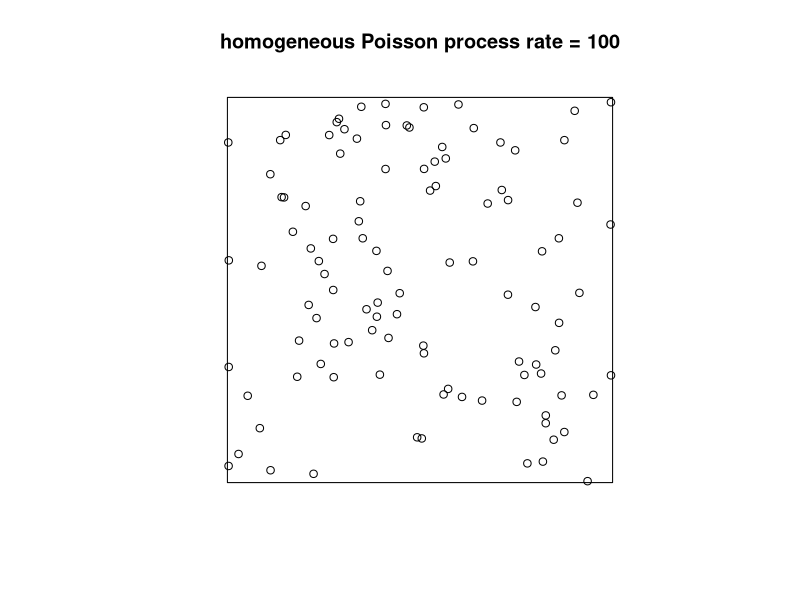
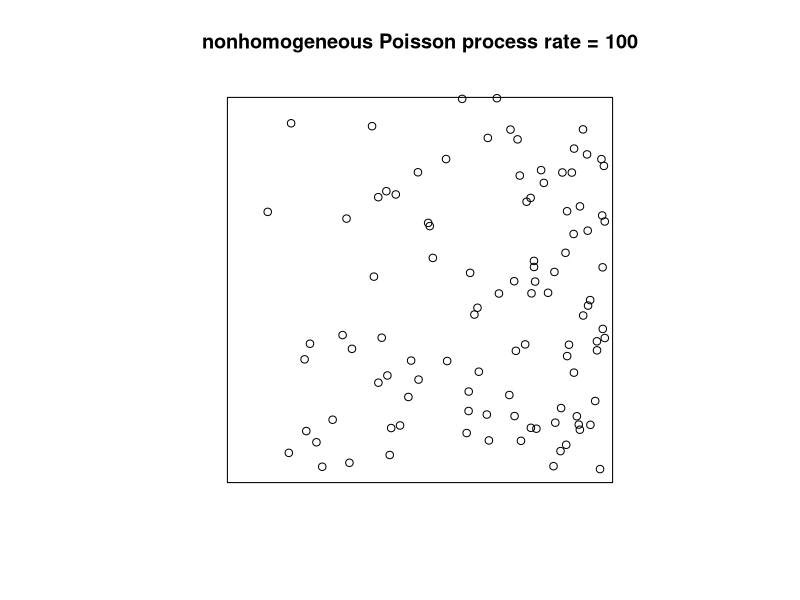
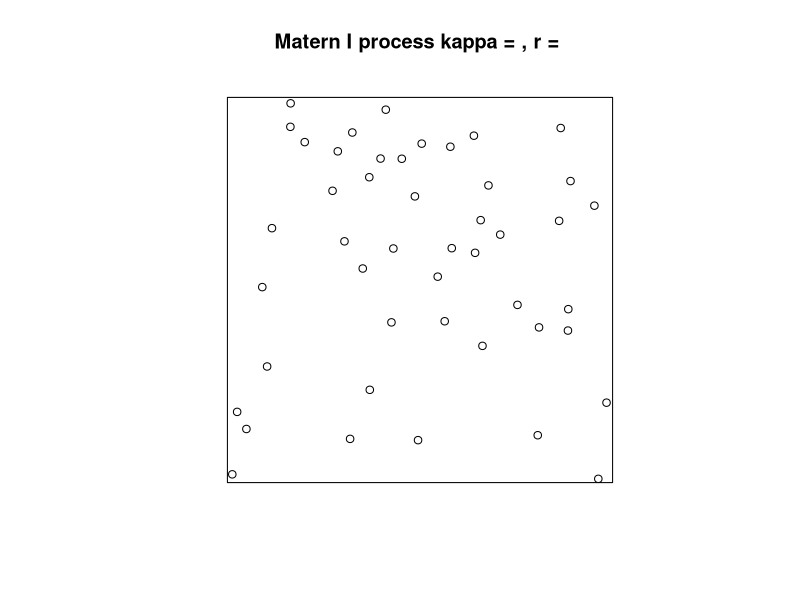
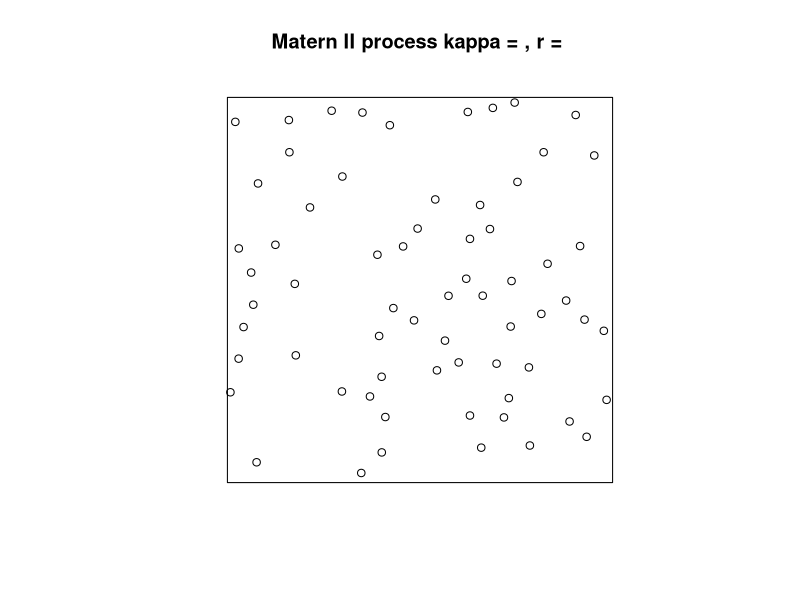

Generate these figures, in order, with R:
## ---- chunk 1
library(spatstat)
## ---- chunk 2
# Check to see how to use the function 
?rpoispp
# Check to see how this is written
#View(rpoispp)
## ---- chunk 3
# Plot a homogeneous Poisson process
# p.1334 of https://mran.microsoft.com/snapshot/2016-04-25/web/packages/spatstat/spatstat.pdf
# https://spatstat.org/SSAI2017/solutions/solution04.html

lmbda = 100

plot(rpoispp(lambda = lmbda, win=square(1)),
     main = "homogeneous Poisson process rate = 100")
## ---- chunk 4
# Plot a homogeneous Poisson process
# p.33 of https://spatstat.org/resources/spatstatJSSpaper.pdf

lmbda_function <- function(x, y) 200 * x

plot(rpoispp(lambda = lmbda_function, win=square(1)),
     main = "nonhomogeneous Poisson process rate = 100")
## ---- chunk 5
?rMaternII
## ---- chunk 6
# Plot a Matern I process

plot(rMaternI(kappa = 100, r = 0.05), 
     main = "Matern I process kappa = , r = ")
## ---- chunk 7
# Plot a Matern II process

plot(rMaternII(kappa = 100, r = 0.05), 
     main = "Matern II process kappa = , r = ")
